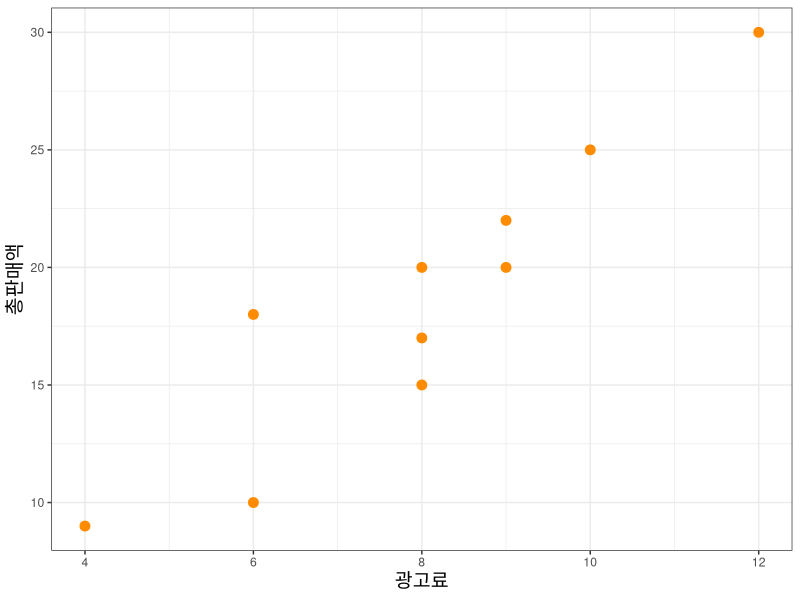
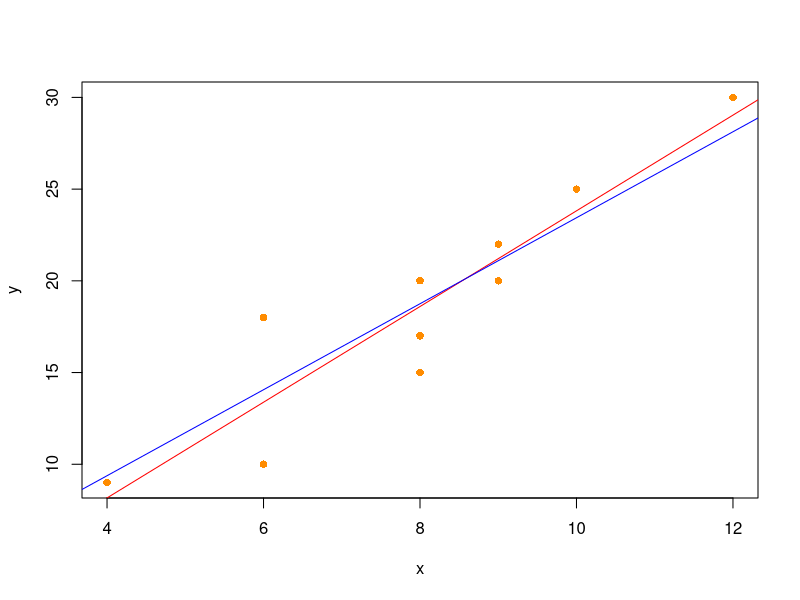
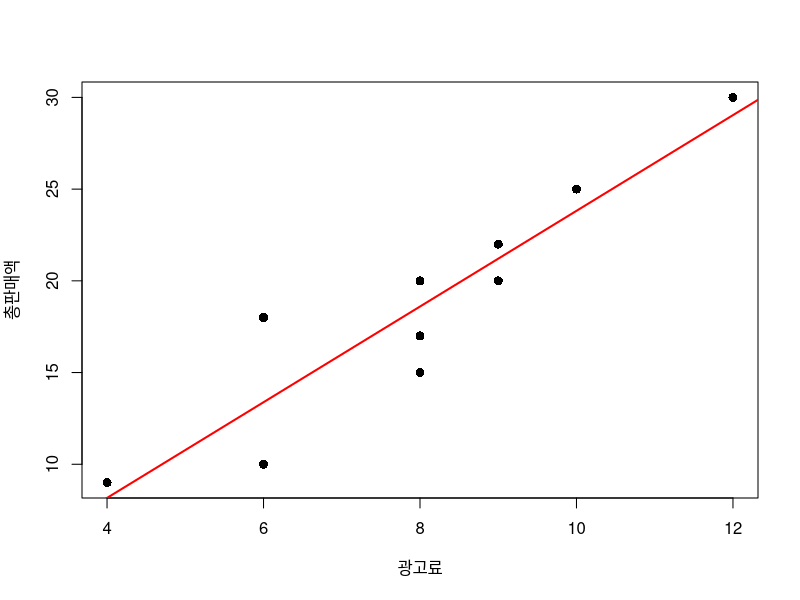
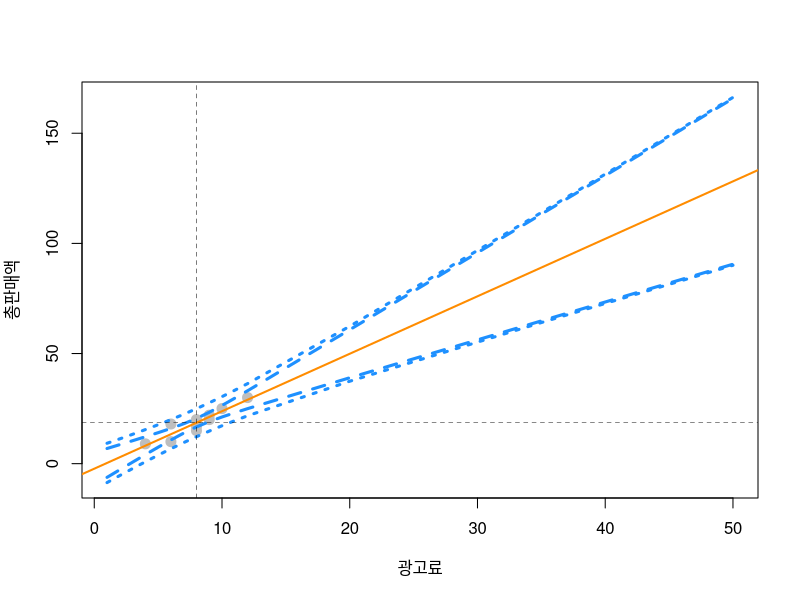

Source code (R) for these figures, in order:
## ---- chunk 1
setwd("C:\\Users\\hollyriver\\Documents\\Github\\Economatrics\\RA course\\data")
options(repr.plot.width = 12, repr.plot.height = 6)

install.packages('ggplot2')
library(ggplot2)
## ---- chunk 2
dt <- data.frame(x = c(4,8,9,8,8,12,6,10,6,9),
 y = c(9,20,22,15,17,30,18,25,10,20))

dt
## ---- chunk 3
ggplot(dt) + geom_point(aes(x, y), col = 'darkorange', size = 3) + xlab("광고료") + ylab('총판매액') +
  theme_bw() +
  theme(axis.title = element_text(size = 14)) ## 테마, 글씨크기
## plotnine이 베껴온 메소드라 편함
## ---- chunk 4
cor(dt)
cor(dt$x, dt$y)
## ---- chunk 5
cor.test(dt$x, dt$y)  ## 피어슨 상관관계 검정
## ---- chunk 6
L_model <- lm(y~x, dt)
L_model

summary(L_model)
## ---- chunk 7
L_model_0 <- lm(y~0+x, dt)
L_model_0

summary(L_model_0)
## ---- chunk 8
summary(L_model)$coef
summary(L_model_0)$coef

summary(L_model)$r.squared
summary(L_model_0)$r.squared
## ---- chunk 9
summary(L_model)$sigma
summary(L_model_0)$sigma
## ---- chunk 10
plot(y~x, dt, col = 'darkorange', pch = 16)
abline(a = L_model$coefficients[1], b = L_model$coefficients[2], col = 'red')
abline(a = 0, b = L_model_0$coefficients[1], col = 'blue')
## ---- chunk 11
coef(L_model)[1] + coef(L_model)[2]*dt$x
## 우직하게(좀 무식함) 구하는 법
## ---- chunk 12
fitted(L_model)
L_model$fitted.values
fitted.values(L_model)
## 다 똑같음.


## ---- chunk 13
plot(y~x, dt, xlab="광고료", ylab="총판매액", cex=1.2, pch=16)
abline(L_model, col="red", lwd=2)
## ---- chunk 14
summary(L_model)$fstatistic
## ---- chunk 15
anova(L_model)
## ---- chunk 16
qf(0.95, df1 = 1, df2 = 8)  ## 기각역, 프로그램으론 안씀

pf(45.24, df1 = 1, df2 = 8, lower.tail = FALSE)  ## 유의확률
## ---- chunk 17
summary(L_model)$coef[1,2]  ## beta0 표준오차, 데이터프레임 다루듯 직접 부를 수 있음
summary(L_model)$coef[2,2]  ## beta1 표준오차

paste(summary(L_model)$coef[2,1] - qt(0.975, 8)*summary(L_model)$coef[2,2],
summary(L_model)$coef[2,1] + qt(0.975, 8)*summary(L_model)$coef[2,2])
## ---- chunk 18
confint(L_model, level = 0.95)  ## confidence interval
## ---- chunk 19
summary(L_model)$coefficients[2,2]

t = (coef(L_model)[2] - 2)/summary(L_model)$coef[2,2]
t
## ---- chunk 20
qt(0.95, 8) < t  ## False, 귀무가설 기각 불가능
## ---- chunk 21
## x_0 = 4.5일 때...
L_model$coefficients[1] + L_model$coefficients[2]*4.5
## ---- chunk 22
new_dt <- data.frame(x = 4.5)

## fitted()아님, 이건 기존 값들을 예측하는 거임.
predict(L_model,
        newdata = new_dt,
        interval = "confidence",
        level = 0.95)
## ---- chunk 23
new_dt <- data.frame(x = 4.5)

## fitted()아님, 이건 기존 값들을 예측하는 거임.
predict(L_model,
        newdata = new_dt,
        interval = "prediction",
        level = 0.95)  ## prediction이니까 개별 y의 "예측"임
## ---- chunk 24
dt_pred <- data.frame(
  x = c(1:12, 20, 35, 50),
  predict(L_model, newdata = data.frame(x = c(1:12, 20, 35, 50)), interval = "confidence", level = 0.95),
  predict(L_model, newdata = data.frame(x = c(1:12, 20, 35, 50)), interval = "prediction", level = 0.95))

dt_pred
## ---- chunk 25
colnames(dt_pred)[5:7] <- c('pfit', 'plwr', 'pupr')  ## lower range, upper range(아마도...)
dt_pred
## ---- chunk 26
xbar <- mean(dt$x)
ybar <- mean(dt$y)

plot(y~x, data = dt,
     xlab = '광고료',
     ylab = '총판매액',
     ylim = c(min(dt_pred$plwr), max(dt_pred$pupr)),
     xlim = c(1, 50),
     pch = 20,
     cex = 2,
     col = 'grey'
     )
abline(L_model, lwd = 2, col = 'darkorange')

lines(dt_pred$x, dt_pred$lwr, col = 'dodgerblue', lwd = 3, lty = 2)
lines(dt_pred$x, dt_pred$upr, col = 'dodgerblue', lwd = 3, lty = 2)
lines(dt_pred$x, dt_pred$plwr, col = 'dodgerblue', lwd = 3, lty = 3)
lines(dt_pred$x, dt_pred$pupr, col = 'dodgerblue', lwd = 3, lty = 3)

abline(v=xbar, lty=2, lwd= 0.5, col='black')
abline(h=ybar, lty=2, lwd = 0.5, col = 'black')
